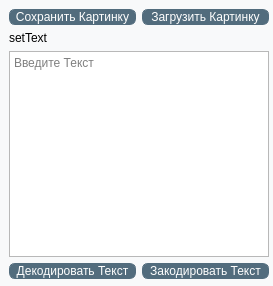
<?xml version="1.0" encoding="UTF-8"?>
<ui version="4.0">
 <class>MainWindow</class>
 <widget class="QMainWindow" name="MainWindow">
  <property name="geometry">
   <rect>
    <x>0</x>
    <y>0</y>
    <width>273</width>
    <height>286</height>
   </rect>
  </property>
  <property name="windowTitle">
   <string>MainWindow</string>
  </property>
  <property name="styleSheet">
   <string notr="true">QMainWindow {
background-color: #f8f9fa;
}
QPushButton:hover {
color: rgb(70, 126, 163);
font: bold 11pt;
}
QPushButton {
color: white;
border:1px solid rgb(82, 108, 125);
border-radius: 6px;
background-color: rgb(82, 108, 125);
}
</string>
  </property>
  <widget class="QWidget" name="centralwidget">
   <widget class="QWidget" name="">
    <property name="geometry">
     <rect>
      <x>9</x>
      <y>9</y>
      <width>260</width>
      <height>270</height>
     </rect>
    </property>
    <layout class="QVBoxLayout" name="verticalLayout_2">
     <item>
      <layout class="QHBoxLayout" name="horizontalLayout">
       <item>
        <widget class="QPushButton" name="saveButton">
         <property name="text">
          <string>Сохранить Картинку</string>
         </property>
        </widget>
       </item>
       <item>
        <widget class="QPushButton" name="loadButton">
         <property name="text">
          <string>Загрузить Картинку</string>
         </property>
        </widget>
       </item>
      </layout>
     </item>
     <item>
      <layout class="QVBoxLayout" name="verticalLayout">
       <item>
        <widget class="QLabel" name="outputLabel">
         <property name="styleSheet">
          <string notr="true"/>
         </property>
         <property name="text">
          <string>setText</string>
         </property>
         <property name="textFormat">
          <enum>Qt::PlainText</enum>
         </property>
         <property name="alignment">
          <set>Qt::AlignJustify|Qt::AlignVCenter</set>
         </property>
        </widget>
       </item>
       <item>
        <widget class="QPlainTextEdit" name="msgFrame">
         <property name="styleSheet">
          <string notr="true"/>
         </property>
         <property name="placeholderText">
          <string>Введите Текст</string>
         </property>
        </widget>
       </item>
      </layout>
     </item>
     <item>
      <layout class="QHBoxLayout" name="horizontalLayout_2">
       <item>
        <widget class="QPushButton" name="decodeButton">
         <property name="text">
          <string>Декодировать Текст</string>
         </property>
        </widget>
       </item>
       <item>
        <widget class="QPushButton" name="encodeButton">
         <property name="text">
          <string>Закодировать Текст</string>
         </property>
        </widget>
       </item>
      </layout>
     </item>
    </layout>
   </widget>
  </widget>
 </widget>
 <resources/>
 <connections/>
</ui>
